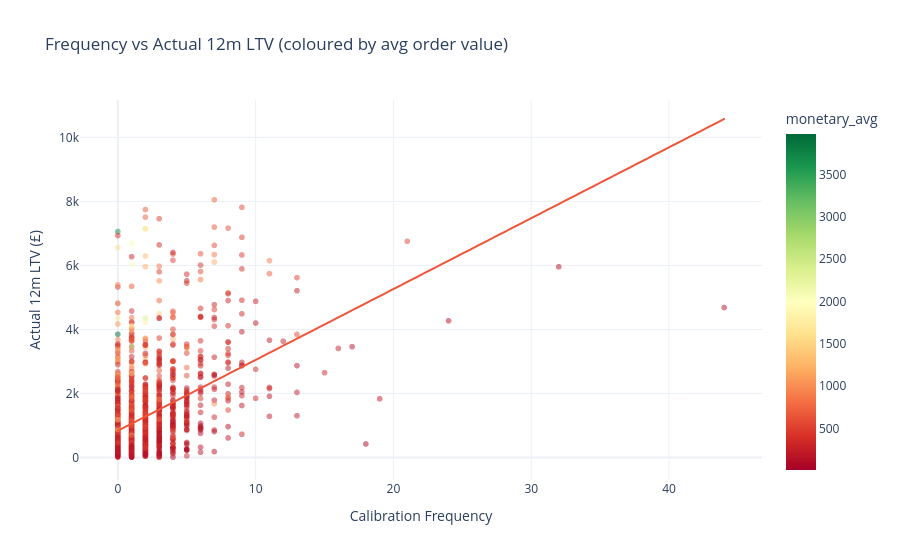

Write notebook code for a chart like this one.
### Code cell
# Frequency vs actual LTV — key validation
filtered = rfm_labelled.filter(
    (pl.col('actual_ltv_12m') > 0) &
    (pl.col('actual_ltv_12m') < rfm_labelled['actual_ltv_12m'].quantile(0.98))
)
sample = filtered.sample(min(2000, len(filtered)))

fig = px.scatter(
    sample.to_pandas(),
    x='frequency', y='actual_ltv_12m',
    color='monetary_avg',
    color_continuous_scale='RdYlGn',
    opacity=0.5,
    trendline='ols',
    title='Frequency vs Actual 12m LTV (coloured by avg order value)',
    labels={'frequency': 'Calibration Frequency', 'actual_ltv_12m': 'Actual 12m LTV (£)'},
)
fig.show()

### Figure 1 — Plotly figure (JSON) as saved in the notebook; plotly's stock layout.template omitted (floating-point values rounded to 4 significant figures; data arrays with more than 128 entries replaced by an {"elided": "..."} marker saying what was removed)
{"data": [{"hovertemplate": "Calibration Frequency=%{x}<br>Actual 12m LTV (£)=%{y}<br>monetary_avg=%{marker.color}<extra></extra>", "legendgroup": "", "marker": {"color": {"elided": "1820 float values"}, "coloraxis": "coloraxis", "opacity": 0.5, "symbol": "circle"}, "mode": "markers", "name": "", "showlegend": false, "type": "scattergl", "x": {"elided": "1820 int values"}, "xaxis": "x", "y": {"elided": "1820 float values"}, "yaxis": "y"}, {"hovertemplate": "<b>OLS trendline</b><br>actual_ltv_12m = 221.326 * frequency + 835.277<br>R<sup>2</sup>=0.208661<br><br>Calibration Frequency=%{x}<br>Actual 12m LTV (£)=%{y} <b>(trend)</b><extra></extra>", "legendgroup": "", "marker": {"symbol": "circle"}, "mode": "lines", "name": "", "showlegend": false, "type": "scattergl", "x": {"elided": "1820 int values"}, "xaxis": "x", "y": {"elided": "1820 float values"}, "yaxis": "y"}], "layout": {"coloraxis": {"colorbar": {"title": {"text": "monetary_avg"}}, "colorscale": [[0, "rgb(165,0,38)"], [0.1, "rgb(215,48,39)"], [0.2, "rgb(244,109,67)"], [0.3, "rgb(253,174,97)"], [0.4, "rgb(254,224,139)"], [0.5, "rgb(255,255,191)"], [0.6, "rgb(217,239,139)"], [0.7, "rgb(166,217,106)"], [0.8, "rgb(102,189,99)"], [0.9, "rgb(26,152,80)"], [1, "rgb(0,104,55)"]]}, "legend": {"tracegroupgap": 0}, "title": {"text": "Frequency vs Actual 12m LTV (coloured by avg order value)"}, "xaxis": {"anchor": "y", "domain": [0, 1], "title": {"text": "Calibration Frequency"}}, "yaxis": {"anchor": "x", "domain": [0, 1], "title": {"text": "Actual 12m LTV (£)"}}}}
